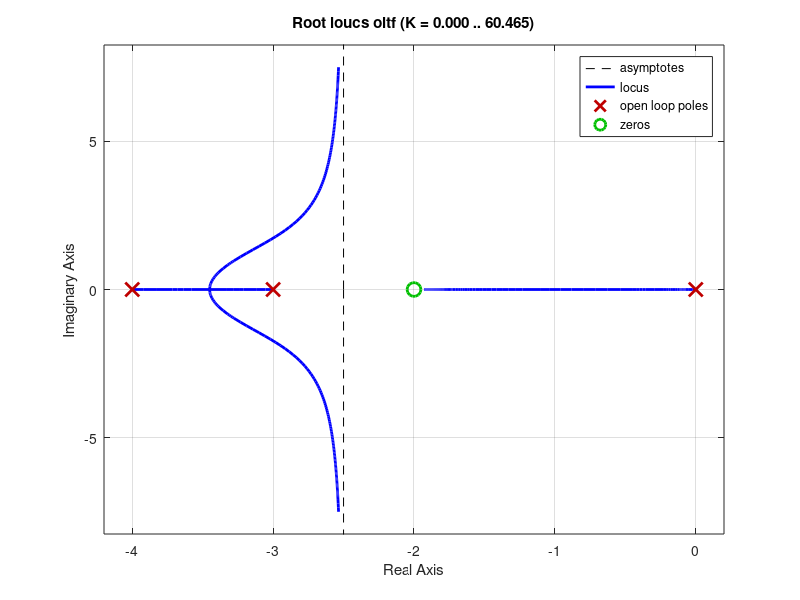

The MATLAB script that drew this image:
#G(s)= [k*(s+2)]/[s(s+3)(s+4)]

zeros=[-2];
num=poly(zeros);
poles=[0 -3 -4];
denom=poly(poles);
oltf=tf(num,denom);
rlocus(oltf)
